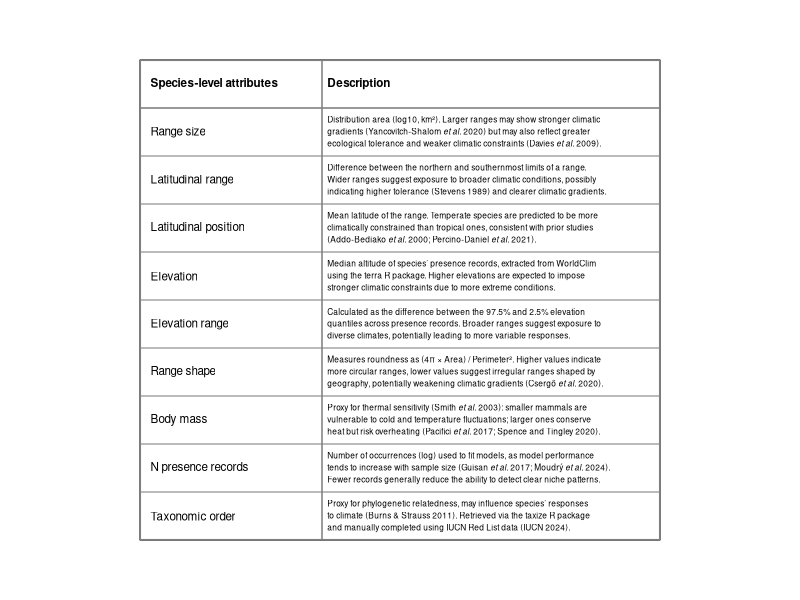

Write R code to recreate this figure.
#set margin parametres for the plot
par(mar=c(3,7,3,7))

#make the empty plot
plot(1, type = "n", xlab = "", ylab = "", xlim = c(0, 10), ylim = c(0, 10),
     xaxs = "i", yaxs = "i", axes = F, frame.plot = TRUE)

#make lines creating a table (cols)
lines(c(0, 0), c(0, 10), lwd = 2, col = '#808080')
lines(c(3.5, 3.5), c(0, 10), lwd = 1.5, col = '#808080')
lines(c(10, 10), c(0, 10), lwd = 2,, col = '#808080')

#make lines creating a table (rows)
lines(c(0, 10), c(0, 0), lwd = 2,, col = '#808080')
lines(c(0, 10), c(10/10, 10/10), col = '#808080')
lines(c(0, 10), c(10/10 *2, 10/10 *2), col = '#808080')
lines(c(0, 10), c(10/10 *3, 10/10 *3), col = '#808080')
lines(c(0, 10), c(10/10 *4, 10/10 *4), col = '#808080')
lines(c(0, 10), c(10/10 *5, 10/10 *5), col = '#808080')
lines(c(0, 10), c(10/10 *6, 10/10 *6), col = '#808080')
lines(c(0, 10), c(10/10 *7, 10/10 *7), col = '#808080')
lines(c(0, 10), c(10/10 *8, 10/10 *8), col = '#808080')
lines(c(0, 10), c(10/10 *9, 10/10 *9), lwd = 1.5, col = '#808080')
lines(c(0, 10), c(10, 10), lwd = 2, col = '#808080')

#define sizes
cex_att <- 0.7
cex_desc <- 0.5
cex_tit <- 0.7

#add text to the table
text(0.2, 0.5, 'Taxonomic order', cex = cex_att, adj = 0)
text(0.2, 10/10 + 0.5, 'N presence records', cex = cex_att, adj = 0)
text(0.2, (10/10 * 2) + 0.5, 'Body mass', cex = cex_att, adj = 0)
text(0.2, (10/10 * 3) + 0.5, 'Range shape', cex = cex_att, adj = 0)
text(0.2, (10/10 * 4) + 0.5, 'Elevation range', cex = cex_att, adj = 0)
text(0.2, (10/10 * 5) + 0.5, 'Elevation', cex = cex_att, adj = 0)
text(0.2, (10/10 * 6) + 0.5, 'Latitudinal position', cex = cex_att, adj = 0)
text(0.2, (10/10 * 7) + 0.5, 'Latitudinal range', cex = cex_att, adj = 0)
text(0.2, (10/10 * 8) + 0.5, 'Range size', cex = cex_att, adj = 0)
text(0.2, (10/10 * 9) + 0.5, 'Species-level attributes', cex = cex_tit, adj = 0, font = 2)



'Proxy for phylogenetic relatedness, may influence species’ responses to climate (Burns & Strauss 2011). Retrieved via the taxize R package (Chamberlain & Szöcs 2013) and manually completed using IUCN Red List data (IUCN 2024).'

text(3.6, 0.75, 'Proxy for phylogenetic relatedness, may influence species’ responses',
     cex = cex_desc, adj = 0)
text(3.6, 0.5, 'to climate (Burns & Strauss 2011). Retrieved via the taxize R package',
     cex = cex_desc, adj = 0)
text(3.6, 0.25, 'and manually completed using IUCN Red List data (IUCN 2024).',
     cex = cex_desc, adj = 0)

'Number of occurrences used to fit models (log), as model performance tends to increase with sample size (Guisan et al. 2017; Moudrý et al. 2024). Fewer records generally reduce the ability to detect clear niche patterns.'

text(3.6, 10/10 + 0.75, 'Number of occurrences (log) used to fit models, as model performance',
     cex = cex_desc, adj = 0)
text(3.6, 10/10 + 0.5, expression('tends to increase with sample size (Guisan' ~ italic('et al.') ~  '2017; Moudrý' ~ italic('et al.') ~ '2024).'),
     cex = cex_desc, adj = 0)
text(3.6, 10/10 + 0.25, 'Fewer records generally reduce the ability to detect clear niche patterns.',
     cex = cex_desc, adj = 0)


"Proxy for thermal sensitivity (Smith et al. 2003): smaller mammals are vulnerable to cold and temperature fluctuations; larger ones conserve heat but risk overheating (Pacifici et al. 2017; Spence and Tingley 2020)."


text(3.6, (10/10 * 2) + 0.75, expression('Proxy for thermal sensitivity (Smith' ~ italic('et al.') ~ '2003): smaller mammals are'),
     cex = cex_desc, adj = 0)
text(3.6, (10/10 * 2) + 0.5, 'vulnerable to cold and temperature fluctuations; larger ones conserve', cex = cex_desc, adj = 0)
text(3.6, (10/10 * 2) + 0.25, expression('heat but risk overheating (Pacifici' ~ italic('et al.') ~ '2017; Spence and Tingley 2020).'), cex = cex_desc, adj = 0)


'Measures roundness as (4π × Area) / Perimeter². Higher values indicate more circular ranges, lower values suggest irregular ranges shaped by geography, potentially weakening climatic gradients (Csergő et al. 2020).'

text(3.6, (10/10 * 3) + 0.75, 'Measures roundness as (4π × Area) / Perimeter². Higher values indicate', cex = cex_desc, adj = 0)
text(3.6, (10/10 * 3) + 0.5, 'more circular ranges, lower values suggest irregular ranges shaped by', cex = cex_desc, adj = 0)
text(3.6, (10/10 * 3) + 0.25, expression('geography, potentially weakening climatic gradients (Csergő' ~ italic('et al.') ~ '2020).'), cex = cex_desc, adj = 0)


'Calculated as the difference between the 97.5% and 2.5% elevation quantiles across presence records. Broader ranges suggest exposure to diverse climates, potentially leading to more variable responses.'


text(3.6, (10/10 * 4) + 0.75, 'Calculated as the difference between the 97.5% and 2.5% elevation', cex = cex_desc, adj = 0)
text(3.6, (10/10 * 4) + 0.5, 'quantiles across presence records. Broader ranges suggest exposure to', cex = cex_desc, adj = 0)
text(3.6, (10/10 * 4) + 0.25, 'diverse climates, potentially leading to more variable responses.', cex = cex_desc, adj = 0)


'Median altitude of species’ presence records, extracted from WorldClim using the terra R package. Higher elevations are expected to impose stronger climatic constraints due to more extreme conditions.'

text(3.6, (10/10 * 5) + 0.75, 'Median altitude of species’ presence records, extracted from WorldClim', cex = cex_desc, adj = 0)
text(3.6, (10/10 * 5) + 0.5, 'using the terra R package. Higher elevations are expected to impose', cex = cex_desc, adj = 0)
text(3.6, (10/10 * 5) + 0.25, 'stronger climatic constraints due to more extreme conditions.', cex = cex_desc, adj = 0)


'Mean latitude of the range. Temperate species are predicted to be more climatically constrained than tropical ones, consistent with prior studies (Addo-Bediako et al. 2000; Stuart-Smith et al. 2017; Percino-Daniel et al. 2021).'

text(3.6, (10/10 * 6) + 0.75, 'Mean latitude of the range. Temperate species are predicted to be more', cex = cex_desc, adj = 0)
text(3.6, (10/10 * 6) + 0.5, 'climatically constrained than tropical ones, consistent with prior studies', cex = cex_desc, adj = 0)
text(3.6, (10/10 * 6) + 0.25, expression('(Addo-Bediako' ~ italic('et al.') ~ '2000; Percino-Daniel' ~ italic('et al.') ~ '2021).'), cex = cex_desc, adj = 0)


'Difference between the northern and southernmost limits of a species range. Wider ranges suggest exposure to broader climatic conditions, potentially indicating greater ecological tolerance (Stevens 1989) and clearer climatic gradients.'


text(3.6, (10/10 * 7) + 0.75, 'Difference between the northern and southernmost limits of a range.', cex = cex_desc, adj = 0)
text(3.6, (10/10 * 7) + 0.5, 'Wider ranges suggest exposure to broader climatic conditions, possibly', cex = cex_desc, adj = 0)
text(3.6, (10/10 * 7) + 0.25, 'indicating higher tolerance (Stevens 1989) and clearer climatic gradients.', cex = cex_desc, adj = 0)



'Distribution area (km²). Larger ranges may show stronger climatic gradients (Yancovitch-Shalom et al. 2020) but may also reflect greater ecological tolerance and weaker climatic constraints (Davies et al. 2009).'

text(3.6, (10/10 * 8) + 0.75, 'Distribution area (log10, km²). Larger ranges may show stronger climatic', cex = cex_desc, adj = 0)
text(3.6, (10/10 * 8) + 0.5, expression('gradients (Yancovitch-Shalom' ~italic('et al.') ~ '2020) but may also reflect greater'), cex = cex_desc, adj = 0)
text(3.6, (10/10 * 8) + 0.25, expression('ecological tolerance and weaker climatic constraints (Davies' ~ italic('et al.') ~ '2009).'), cex = cex_desc, adj = 0)

text(3.6, (10/10 * 9) + 0.5, 'Description', cex = cex_tit, adj = 0, font = 2)

#save landscape 5 x 7.2 in

